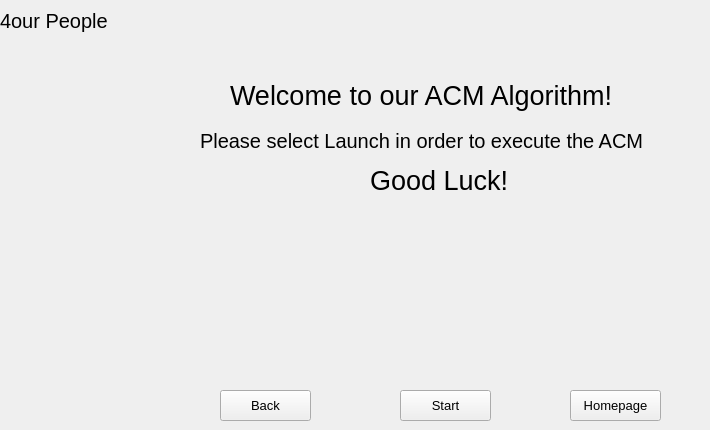
    <widget class="QWidget" name="page_9">
     <widget class="QLabel" name="label_160">
      <property name="geometry">
       <rect>
        <x>0</x>
        <y>0</y>
        <width>121</width>
        <height>41</height>
       </rect>
      </property>
      <property name="font">
       <font>
        <pointsize>15</pointsize>
       </font>
      </property>
      <property name="text">
       <string>4our People</string>
      </property>
     </widget>
     <widget class="QPushButton" name="pushButton_28">
      <property name="geometry">
       <rect>
        <x>220</x>
        <y>390</y>
        <width>91</width>
        <height>31</height>
       </rect>
      </property>
      <property name="font">
       <font>
        <pointsize>10</pointsize>
       </font>
      </property>
      <property name="text">
       <string>Back</string>
      </property>
     </widget>
     <widget class="QLabel" name="label_63">
      <property name="geometry">
       <rect>
        <x>230</x>
        <y>80</y>
        <width>441</width>
        <height>31</height>
       </rect>
      </property>
      <property name="font">
       <font>
        <pointsize>20</pointsize>
       </font>
      </property>
      <property name="text">
       <string>Welcome to our ACM Algorithm!</string>
      </property>
     </widget>
     <widget class="QPushButton" name="pushButton_29">
      <property name="geometry">
       <rect>
        <x>570</x>
        <y>390</y>
        <width>91</width>
        <height>31</height>
       </rect>
      </property>
      <property name="font">
       <font>
        <pointsize>10</pointsize>
       </font>
      </property>
      <property name="text">
       <string>Homepage</string>
      </property>
     </widget>
     <widget class="QPushButton" name="pushButton_30">
      <property name="geometry">
       <rect>
        <x>400</x>
        <y>390</y>
        <width>91</width>
        <height>31</height>
       </rect>
      </property>
      <property name="font">
       <font>
        <pointsize>10</pointsize>
       </font>
      </property>
      <property name="text">
       <string>Start</string>
      </property>
     </widget>
     <widget class="QLabel" name="label_64">
      <property name="geometry">
       <rect>
        <x>200</x>
        <y>120</y>
        <width>501</width>
        <height>41</height>
       </rect>
      </property>
      <property name="font">
       <font>
        <pointsize>15</pointsize>
       </font>
      </property>
      <property name="text">
       <string>Please select Launch in order to execute the ACM</string>
      </property>
     </widget>
     <widget class="QLabel" name="label_65">
      <property name="geometry">
       <rect>
        <x>370</x>
        <y>170</y>
        <width>151</width>
        <height>21</height>
       </rect>
      </property>
      <property name="font">
       <font>
        <pointsize>20</pointsize>
       </font>
      </property>
      <property name="text">
       <string>Good Luck!</string>
      </property>
     </widget>
    </widget>
